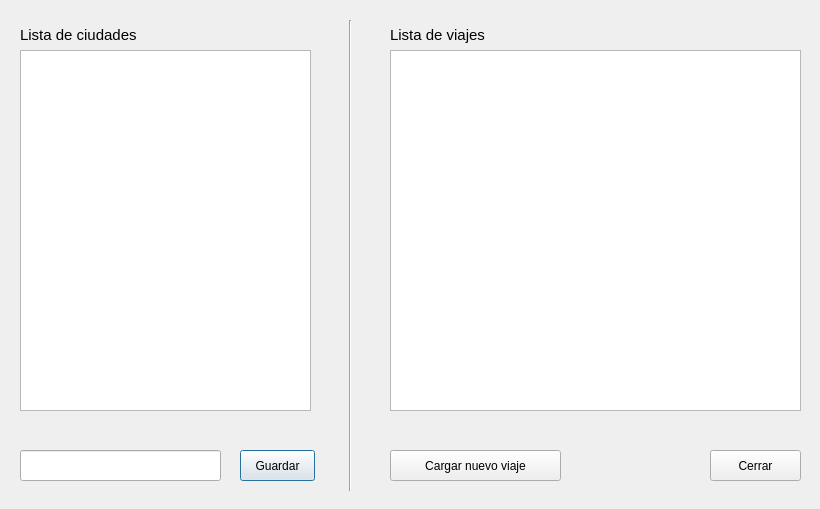
<?xml version="1.0" encoding="UTF-8"?>
<ui version="4.0">
 <class>Dialog</class>
 <widget class="QDialog" name="Dialog">
  <property name="geometry">
   <rect>
    <x>0</x>
    <y>0</y>
    <width>820</width>
    <height>509</height>
   </rect>
  </property>
  <property name="windowTitle">
   <string>Dialog</string>
  </property>
  <widget class="QLineEdit" name="nombreC">
   <property name="enabled">
    <bool>true</bool>
   </property>
   <property name="geometry">
    <rect>
     <x>20</x>
     <y>450</y>
     <width>201</width>
     <height>31</height>
    </rect>
   </property>
   <property name="styleSheet">
    <string notr="true">font: 11pt &quot;MS Shell Dlg 2&quot;;</string>
   </property>
   <property name="text">
    <string/>
   </property>
  </widget>
  <widget class="QTableWidget" name="listaC">
   <property name="geometry">
    <rect>
     <x>20</x>
     <y>50</y>
     <width>291</width>
     <height>361</height>
    </rect>
   </property>
  </widget>
  <widget class="QTableWidget" name="listaV">
   <property name="geometry">
    <rect>
     <x>390</x>
     <y>50</y>
     <width>411</width>
     <height>361</height>
    </rect>
   </property>
  </widget>
  <widget class="Line" name="line">
   <property name="geometry">
    <rect>
     <x>340</x>
     <y>20</y>
     <width>20</width>
     <height>471</height>
    </rect>
   </property>
   <property name="orientation">
    <enum>Qt::Vertical</enum>
   </property>
  </widget>
  <widget class="QLabel" name="label">
   <property name="geometry">
    <rect>
     <x>20</x>
     <y>20</y>
     <width>291</width>
     <height>31</height>
    </rect>
   </property>
   <property name="text">
    <string>&lt;html&gt;&lt;head/&gt;&lt;body&gt;&lt;p&gt;&lt;span style=&quot; font-size:11pt;&quot;&gt;Lista de ciudades&lt;/span&gt;&lt;/p&gt;&lt;/body&gt;&lt;/html&gt;</string>
   </property>
  </widget>
  <widget class="QLabel" name="label_2">
   <property name="geometry">
    <rect>
     <x>390</x>
     <y>20</y>
     <width>291</width>
     <height>31</height>
    </rect>
   </property>
   <property name="text">
    <string>&lt;html&gt;&lt;head/&gt;&lt;body&gt;&lt;p&gt;&lt;span style=&quot; font-size:11pt;&quot;&gt;Lista de viajes&lt;/span&gt;&lt;/p&gt;&lt;/body&gt;&lt;/html&gt;</string>
   </property>
  </widget>
  <widget class="QPushButton" name="guardar">
   <property name="enabled">
    <bool>true</bool>
   </property>
   <property name="geometry">
    <rect>
     <x>240</x>
     <y>450</y>
     <width>75</width>
     <height>31</height>
    </rect>
   </property>
   <property name="text">
    <string>Guardar</string>
   </property>
  </widget>
  <widget class="QPushButton" name="cerrar">
   <property name="geometry">
    <rect>
     <x>710</x>
     <y>450</y>
     <width>91</width>
     <height>31</height>
    </rect>
   </property>
   <property name="text">
    <string>Cerrar</string>
   </property>
  </widget>
  <widget class="QPushButton" name="cargarV">
   <property name="geometry">
    <rect>
     <x>390</x>
     <y>450</y>
     <width>171</width>
     <height>31</height>
    </rect>
   </property>
   <property name="text">
    <string>Cargar nuevo viaje</string>
   </property>
  </widget>
 </widget>
 <resources/>
 <connections/>
</ui>
